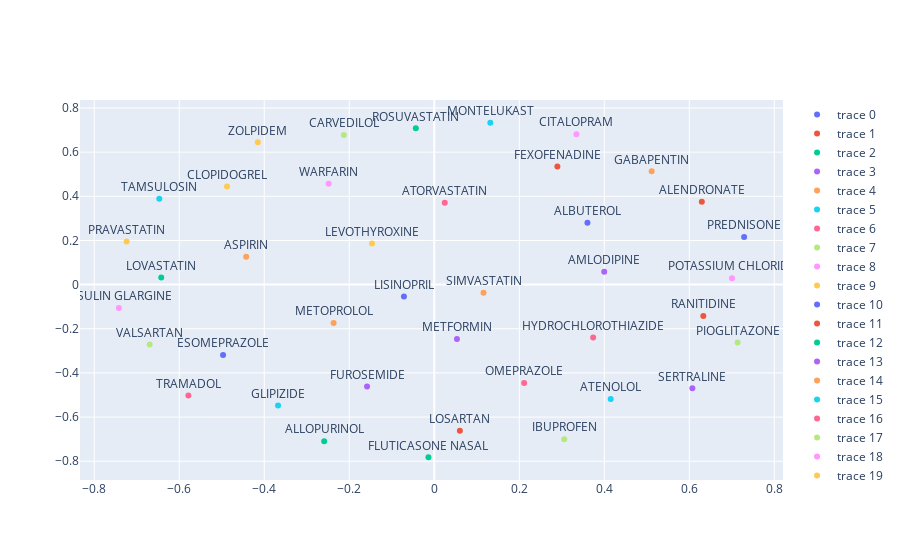

The notebook cell this image was saved under:
### Code cell
import plotly.express as px
import plotly.graph_objects as go

fig = go.Figure()
for i, txt in enumerate(all_40_drugs):
    # if txt == medication:
    #     fig.add_trace(go.Scatter(x=[coordinates[i, 0]], y=[coordinates[i, 1]], mode='markers+text', text=txt, textposition='top center', marker=dict(color='red')))
    # fig.add_trace(go.Scatter(x=[coordinates_tsne[i, 0]], y=[coordinates_tsne[i, 1]], mode='markers+text', text=txt, textposition='top center'))
    fig.add_trace(go.Scatter(x=[coordinates[i, 0]], y=[coordinates[i, 1]], mode='markers+text', text=txt, textposition='top center'))
    # fig.add_trace(go.Scatter(x=[final_coords[i, 0]], y=[final_coords[i, 1]], mode='markers+text', text=txt, textposition='top center'))

    # fig.add_trace(go.Scatter(x=[coordinates[i, 0]], y=[0], mode='markers+text', text=txt, textposition='top center'))
fig.show()

fig = go.Figure()
for i, txt in enumerate(all_40_drugs):
    # fig.add_trace(go.Scatter(x=[coordinates_tsne[i, 0]], y=[coordinates_tsne[i, 1]], mode='markers+text', text=txt, textposition='top center'))
    # fig.add_trace(go.Scatter(x=[coordinates[i, 0]], y=[coordinates[i, 1]], mode='markers+text', text=txt, textposition='top center'))
    fig.add_trace(go.Scatter(x=[final_coords[i, 0]], y=[final_coords[i, 1]], mode='markers+text', text=txt, textposition='top center'))

    # fig.add_trace(go.Scatter(x=[coordinates[i, 0]], y=[0], mode='markers+text', text=txt, textposition='top center'))
fig.show()

fig = go.Figure()
for i, txt in enumerate(all_40_drugs):
    # fig.add_trace(go.Scatter(x=[coordinates_tsne[i, 0]], y=[coordinates_tsne[i, 1]], mode='markers+text', text=txt, textposition='top center'))
    # fig.add_trace(go.Scatter(x=[coordinates[i, 0]], y=[coordinates[i, 1]], mode='markers+text', text=txt, textposition='top center'))
    # fig.add_trace(go.Scatter(x=[final_coords[i, 0]], y=[final_coords[i, 1]], mode='markers+text', text=txt, textposition='top center'))

    fig.add_trace(go.Scatter(x=[coordinates_1d[i, 0]], y=[0], mode='markers+text', text=txt, textposition='top center'))
fig.show()

### Figure 1 — Plotly figure (JSON) as saved in the notebook; plotly's stock layout.template omitted (floating-point values rounded to 4 significant figures)
{"data": [{"mode": "markers+text", "text": "ALBUTEROL", "textposition": "top center", "type": "scatter", "x": [0.3605], "y": [0.2806]}, {"mode": "markers+text", "text": "ALENDRONATE", "textposition": "top center", "type": "scatter", "x": [0.6296], "y": [0.3747]}, {"mode": "markers+text", "text": "ALLOPURINOL", "textposition": "top center", "type": "scatter", "x": [-0.259], "y": [-0.709]}, {"mode": "markers+text", "text": "AMLODIPINE", "textposition": "top center", "type": "scatter", "x": [0.4], "y": [0.05816]}, {"mode": "markers+text", "text": "ASPIRIN", "textposition": "top center", "type": "scatter", "x": [-0.4425], "y": [0.1264]}, {"mode": "markers+text", "text": "ATENOLOL", "textposition": "top center", "type": "scatter", "x": [0.4152], "y": [-0.5184]}, {"mode": "markers+text", "text": "ATORVASTATIN", "textposition": "top center", "type": "scatter", "x": [0.02475], "y": [0.3702]}, {"mode": "markers+text", "text": "CARVEDILOL", "textposition": "top center", "type": "scatter", "x": [-0.2127], "y": [0.6772]}, {"mode": "markers+text", "text": "CITALOPRAM", "textposition": "top center", "type": "scatter", "x": [0.3345], "y": [0.6813]}, {"mode": "markers+text", "text": "CLOPIDOGREL", "textposition": "top center", "type": "scatter", "x": [-0.4876], "y": [0.444]}, {"mode": "markers+text", "text": "ESOMEPRAZOLE", "textposition": "top center", "type": "scatter", "x": [-0.4969], "y": [-0.3193]}, {"mode": "markers+text", "text": "FEXOFENADINE", "textposition": "top center", "type": "scatter", "x": [0.2897], "y": [0.5343]}, {"mode": "markers+text", "text": "FLUTICASONE NASAL", "textposition": "top center", "type": "scatter", "x": [-0.01365], "y": [-0.7819]}, {"mode": "markers+text", "text": "FUROSEMIDE", "textposition": "top center", "type": "scatter", "x": [-0.1581], "y": [-0.4616]}, {"mode": "markers+text", "text": "GABAPENTIN", "textposition": "top center", "type": "scatter", "x": [0.5116], "y": [0.5132]}, {"mode": "markers+text", "text": "GLIPIZIDE", "textposition": "top center", "type": "scatter", "x": [-0.3675], "y": [-0.5471]}, {"mode": "markers+text", "text": "HYDROCHLOROTHIAZIDE", "textposition": "top center", "type": "scatter", "x": [0.3739], "y": [-0.2401]}, {"mode": "markers+text", "text": "IBUPROFEN", "textposition": "top center", "type": "scatter", "x": [0.3058], "y": [-0.6999]}, {"mode": "markers+text", "text": "INSULIN GLARGINE", "textposition": "top center", "type": "scatter", "x": [-0.742], "y": [-0.1065]}, {"mode": "markers+text", "text": "LEVOTHYROXINE", "textposition": "top center", "type": "scatter", "x": [-0.1464], "y": [0.1867]}, {"mode": "markers+text", "text": "LISINOPRIL", "textposition": "top center", "type": "scatter", "x": [-0.07129], "y": [-0.05354]}, {"mode": "markers+text", "text": "LOSARTAN", "textposition": "top center", "type": "scatter", "x": [0.06027], "y": [-0.6616]}, {"mode": "markers+text", "text": "LOVASTATIN", "textposition": "top center", "type": "scatter", "x": [-0.6424], "y": [0.03201]}, {"mode": "markers+text", "text": "METFORMIN", "textposition": "top center", "type": "scatter", "x": [0.05344], "y": [-0.2464]}, {"mode": "markers+text", "text": "METOPROLOL", "textposition": "top center", "type": "scatter", "x": [-0.2368], "y": [-0.1736]}, {"mode": "markers+text", "text": "MONTELUKAST", "textposition": "top center", "type": "scatter", "x": [0.1319], "y": [0.733]}, {"mode": "markers+text", "text": "OMEPRAZOLE", "textposition": "top center", "type": "scatter", "x": [0.2115], "y": [-0.4458]}, {"mode": "markers+text", "text": "PIOGLITAZONE", "textposition": "top center", "type": "scatter", "x": [0.7137], "y": [-0.2624]}, {"mode": "markers+text", "text": "POTASSIUM CHLORIDE", "textposition": "top center", "type": "scatter", "x": [0.7005], "y": [0.02923]}, {"mode": "markers+text", "text": "PRAVASTATIN", "textposition": "top center", "type": "scatter", "x": [-0.7237], "y": [0.1946]}, {"mode": "markers+text", "text": "PREDNISONE", "textposition": "top center", "type": "scatter", "x": [0.729], "y": [0.2157]}, {"mode": "markers+text", "text": "RANITIDINE", "textposition": "top center", "type": "scatter", "x": [0.6331], "y": [-0.1424]}, {"mode": "markers+text", "text": "ROSUVASTATIN", "textposition": "top center", "type": "scatter", "x": [-0.04333], "y": [0.7076]}, {"mode": "markers+text", "text": "SERTRALINE", "textposition": "top center", "type": "scatter", "x": [0.6073], "y": [-0.4696]}, {"mode": "markers+text", "text": "SIMVASTATIN", "textposition": "top center", "type": "scatter", "x": [0.116], "y": [-0.03665]}, {"mode": "markers+text", "text": "TAMSULOSIN", "textposition": "top center", "type": "scatter", "x": [-0.6469], "y": [0.3889]}, {"mode": "markers+text", "text": "TRAMADOL", "textposition": "top center", "type": "scatter", "x": [-0.5785], "y": [-0.5021]}, {"mode": "markers+text", "text": "VALSARTAN", "textposition": "top center", "type": "scatter", "x": [-0.6696], "y": [-0.2708]}, {"mode": "markers+text", "text": "WARFARIN", "textposition": "top center", "type": "scatter", "x": [-0.2483], "y": [0.4562]}, {"mode": "markers+text", "text": "ZOLPIDEM", "textposition": "top center", "type": "scatter", "x": [-0.4151], "y": [0.6446]}], "layout": {}}
